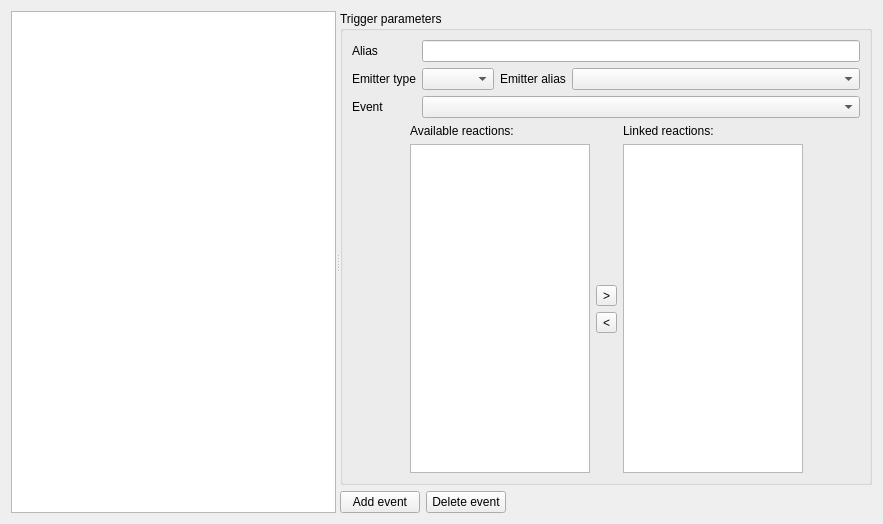
<?xml version="1.0" encoding="UTF-8"?>
<ui version="4.0">
 <class>EventsManager</class>
 <widget class="QWidget" name="EventsManager">
  <property name="geometry">
   <rect>
    <x>0</x>
    <y>0</y>
    <width>883</width>
    <height>524</height>
   </rect>
  </property>
  <property name="windowTitle">
   <string>Form</string>
  </property>
  <layout class="QGridLayout" name="gridLayout">
   <item row="0" column="0">
    <widget class="QSplitter" name="splitter_events">
     <property name="orientation">
      <enum>Qt::Horizontal</enum>
     </property>
     <property name="childrenCollapsible">
      <bool>false</bool>
     </property>
     <widget class="QListWidget" name="listWidget_events"/>
     <widget class="QWidget" name="gridLayoutWidget_3">
      <layout class="QGridLayout" name="gridLayout_5">
       <item row="1" column="0">
        <layout class="QHBoxLayout" name="horizontalLayout_3">
         <item>
          <widget class="QPushButton" name="btn_add_apply">
           <property name="text">
            <string>Add event</string>
           </property>
          </widget>
         </item>
         <item>
          <widget class="QPushButton" name="btn_del_cancel">
           <property name="text">
            <string>Delete event</string>
           </property>
          </widget>
         </item>
         <item>
          <spacer name="horizontalSpacer_3">
           <property name="orientation">
            <enum>Qt::Horizontal</enum>
           </property>
           <property name="sizeHint" stdset="0">
            <size>
             <width>40</width>
             <height>20</height>
            </size>
           </property>
          </spacer>
         </item>
        </layout>
       </item>
       <item row="0" column="0">
        <widget class="QGroupBox" name="groupBox_2">
         <property name="title">
          <string>Trigger parameters</string>
         </property>
         <layout class="QGridLayout" name="gridLayout_9">
          <item row="1" column="1">
           <widget class="QComboBox" name="cmbx_event_emitter_type">
            <property name="sizePolicy">
             <sizepolicy hsizetype="Preferred" vsizetype="Fixed">
              <horstretch>0</horstretch>
              <verstretch>0</verstretch>
             </sizepolicy>
            </property>
           </widget>
          </item>
          <item row="0" column="0">
           <widget class="QLabel" name="label_2">
            <property name="sizePolicy">
             <sizepolicy hsizetype="Fixed" vsizetype="Preferred">
              <horstretch>0</horstretch>
              <verstretch>0</verstretch>
             </sizepolicy>
            </property>
            <property name="text">
             <string>Alias</string>
            </property>
           </widget>
          </item>
          <item row="1" column="0">
           <widget class="QLabel" name="label_7">
            <property name="sizePolicy">
             <sizepolicy hsizetype="Fixed" vsizetype="Preferred">
              <horstretch>0</horstretch>
              <verstretch>0</verstretch>
             </sizepolicy>
            </property>
            <property name="text">
             <string>Emitter type</string>
            </property>
           </widget>
          </item>
          <item row="3" column="0">
           <widget class="QLabel" name="label_15">
            <property name="sizePolicy">
             <sizepolicy hsizetype="Fixed" vsizetype="Preferred">
              <horstretch>0</horstretch>
              <verstretch>0</verstretch>
             </sizepolicy>
            </property>
            <property name="text">
             <string>Event</string>
            </property>
           </widget>
          </item>
          <item row="1" column="2">
           <widget class="QLabel" name="label_14">
            <property name="sizePolicy">
             <sizepolicy hsizetype="Fixed" vsizetype="Preferred">
              <horstretch>0</horstretch>
              <verstretch>0</verstretch>
             </sizepolicy>
            </property>
            <property name="text">
             <string>Emitter alias</string>
            </property>
           </widget>
          </item>
          <item row="0" column="1" colspan="3">
           <widget class="QLineEdit" name="le_event_alias"/>
          </item>
          <item row="3" column="1" colspan="3">
           <widget class="QComboBox" name="cmbx_event"/>
          </item>
          <item row="5" column="0" colspan="4">
           <layout class="QGridLayout" name="gridLayout_11">
            <item row="0" column="4">
             <widget class="QLabel" name="label_17">
              <property name="sizePolicy">
               <sizepolicy hsizetype="Fixed" vsizetype="Preferred">
                <horstretch>0</horstretch>
                <verstretch>0</verstretch>
               </sizepolicy>
              </property>
              <property name="text">
               <string>Linked reactions:</string>
              </property>
             </widget>
            </item>
            <item row="0" column="1">
             <widget class="QLabel" name="label_16">
              <property name="sizePolicy">
               <sizepolicy hsizetype="Fixed" vsizetype="Preferred">
                <horstretch>0</horstretch>
                <verstretch>0</verstretch>
               </sizepolicy>
              </property>
              <property name="text">
               <string>Available reactions:</string>
              </property>
             </widget>
            </item>
            <item row="1" column="4">
             <widget class="QListWidget" name="listWidget_linked_reactions">
              <property name="sizePolicy">
               <sizepolicy hsizetype="Preferred" vsizetype="Expanding">
                <horstretch>0</horstretch>
                <verstretch>0</verstretch>
               </sizepolicy>
              </property>
              <property name="maximumSize">
               <size>
                <width>180</width>
                <height>16777215</height>
               </size>
              </property>
             </widget>
            </item>
            <item row="1" column="5">
             <spacer name="horizontalSpacer_4">
              <property name="orientation">
               <enum>Qt::Horizontal</enum>
              </property>
              <property name="sizeHint" stdset="0">
               <size>
                <width>1</width>
                <height>1</height>
               </size>
              </property>
             </spacer>
            </item>
            <item row="1" column="0">
             <spacer name="horizontalSpacer_5">
              <property name="orientation">
               <enum>Qt::Horizontal</enum>
              </property>
              <property name="sizeHint" stdset="0">
               <size>
                <width>1</width>
                <height>1</height>
               </size>
              </property>
             </spacer>
            </item>
            <item row="1" column="1">
             <widget class="QListWidget" name="listWidget_available_reactions">
              <property name="sizePolicy">
               <sizepolicy hsizetype="Preferred" vsizetype="Expanding">
                <horstretch>0</horstretch>
                <verstretch>0</verstretch>
               </sizepolicy>
              </property>
              <property name="maximumSize">
               <size>
                <width>180</width>
                <height>16777215</height>
               </size>
              </property>
             </widget>
            </item>
            <item row="1" column="2">
             <layout class="QVBoxLayout" name="verticalLayout">
              <item>
               <spacer name="verticalSpacer">
                <property name="orientation">
                 <enum>Qt::Vertical</enum>
                </property>
                <property name="sizeHint" stdset="0">
                 <size>
                  <width>20</width>
                  <height>40</height>
                 </size>
                </property>
               </spacer>
              </item>
              <item>
               <widget class="QToolButton" name="btn_link_reaction">
                <property name="text">
                 <string>&gt;</string>
                </property>
               </widget>
              </item>
              <item>
               <widget class="QToolButton" name="btn_unlink_reaction">
                <property name="text">
                 <string>&lt;</string>
                </property>
               </widget>
              </item>
              <item>
               <spacer name="verticalSpacer_4">
                <property name="orientation">
                 <enum>Qt::Vertical</enum>
                </property>
                <property name="sizeHint" stdset="0">
                 <size>
                  <width>20</width>
                  <height>40</height>
                 </size>
                </property>
               </spacer>
              </item>
             </layout>
            </item>
           </layout>
          </item>
          <item row="1" column="3">
           <widget class="QComboBox" name="cmbx_event_emitter_alias">
            <property name="sizePolicy">
             <sizepolicy hsizetype="Expanding" vsizetype="Fixed">
              <horstretch>0</horstretch>
              <verstretch>0</verstretch>
             </sizepolicy>
            </property>
           </widget>
          </item>
         </layout>
        </widget>
       </item>
      </layout>
     </widget>
    </widget>
   </item>
  </layout>
 </widget>
 <tabstops>
  <tabstop>listWidget_events</tabstop>
  <tabstop>le_event_alias</tabstop>
  <tabstop>cmbx_event_emitter_type</tabstop>
  <tabstop>cmbx_event_emitter_alias</tabstop>
  <tabstop>cmbx_event</tabstop>
  <tabstop>listWidget_available_reactions</tabstop>
  <tabstop>btn_link_reaction</tabstop>
  <tabstop>btn_unlink_reaction</tabstop>
  <tabstop>listWidget_linked_reactions</tabstop>
  <tabstop>btn_add_apply</tabstop>
  <tabstop>btn_del_cancel</tabstop>
 </tabstops>
 <resources/>
 <connections/>
</ui>
